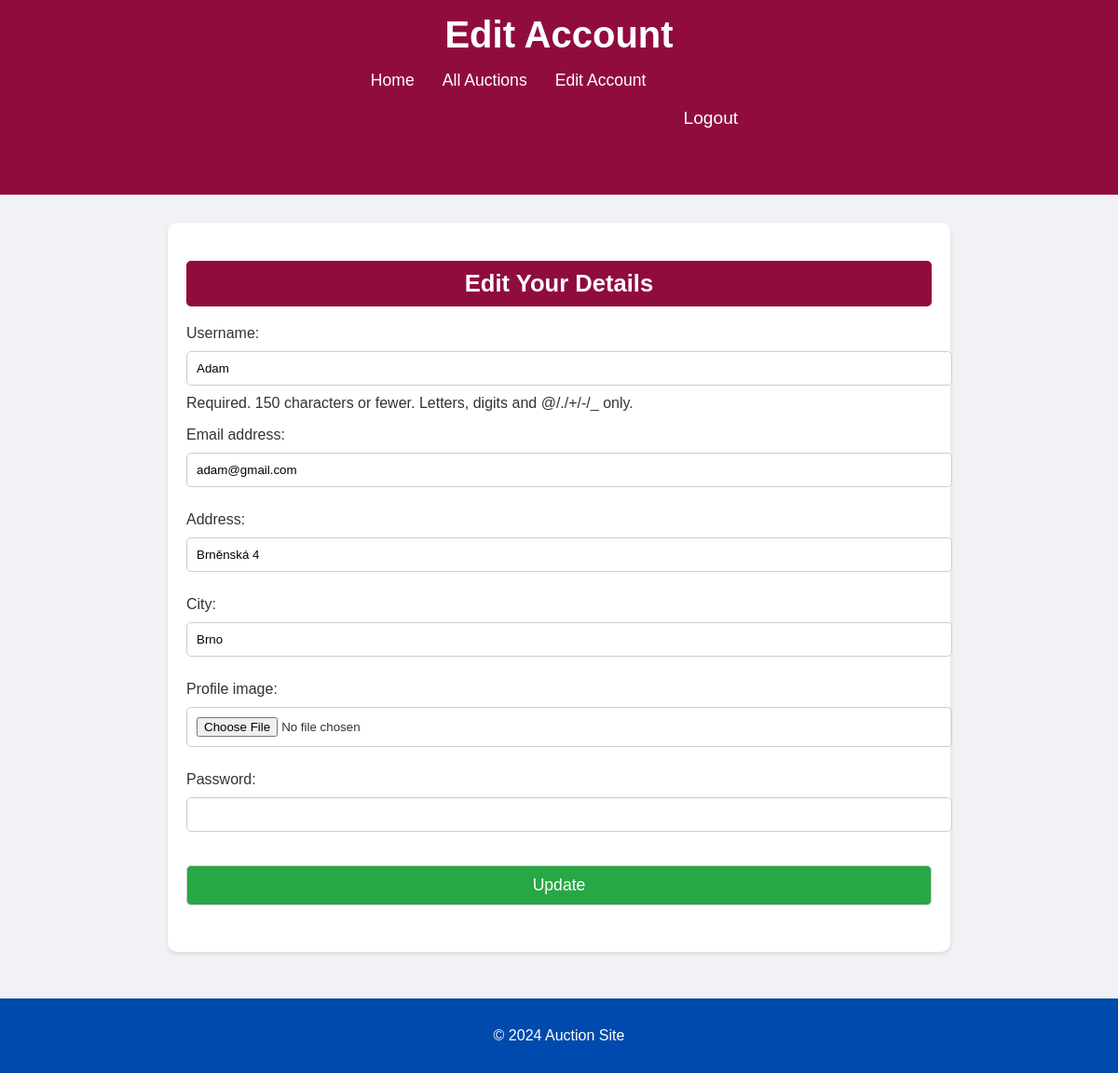
Screenshot of /edit_account/ (signed in) with the database file from the repository.
### auctions/models.py (models this page shows, shortened)
class CustomUser(AbstractBaseUser, PermissionsMixin):
    profile_image = models.ImageField(upload_to='profile_images/', null=True, blank=True)
    email = models.EmailField(unique=True)
    username = models.CharField(max_length=255)
    city = models.CharField(max_length=100, null=True, blank=True)
    address = models.CharField(max_length=255, null=True, blank=True)
    watchlist = models.ManyToManyField('Auction', related_name='watched_by', blank=True)
    date_joined = models.DateTimeField(auto_now_add=True)
    account_status = models.CharField(
        max_length=10, choices=[('ACTIVE', 'Active'), ('INACTIVE', 'Inactive'), ('BLOCKED', 'Blocked')]
    )
    account_type = models.CharField(
        max_length=10, choices=[('NORMAL', 'Normal'), ('PREMIUM', 'Premium')]
    )
    is_active = models.BooleanField(default=True)
    is_staff = models.BooleanField(default=False)
    USERNAME_FIELD = 'email'
    REQUIRED_FIELDS = ['username']
    objects = CustomUserManager()
    groups = models.ManyToManyField(
        'auth.Group',
        related_name='customer_set',
        blank=True,
        help_text='The groups this user belongs to.',
        verbose_name='groups',
    )
    user_permissions = models.ManyToManyField(
        'auth.Permission',
        related_name='customer_set',
        blank=True,
        help_text='Specific permissions for this user.',
        verbose_name='user permissions',
    )

### auctions/views.py (the view)
# urls.py: path('edit_account/', edit_account, name='edit_account'),
@login_required
def edit_account(request):
    user = request.user
    if request.method == 'POST':
        form = EditAccountForm(request.POST, request.FILES, instance=user)
        if form.is_valid():
            form.save()
            messages.success(request, 'Account details updated successfully.')
            return redirect('edit_account')
    else:
        form = EditAccountForm(instance=user)
    return render(request, 'auctions/edit_account.html', {'form': form})

### auctions/forms.py (shortened to what this page needs)
class EditAccountForm(forms.ModelForm):
    password = forms.CharField(widget=forms.PasswordInput, required=False)
    address = forms.CharField(max_length=255, required=False)
    city = forms.CharField(max_length=100, required=False)
    profile_image = forms.ImageField(required=False)
    class Meta:
        model = User
        fields = ['username', 'email', 'address', 'city', 'profile_image']

### auctions/templates/auctions/edit_account.html (shortened to what this page needs)
<!DOCTYPE html>
<html lang="en">
<head>
</head>
<body>
    <header>
        <h1>Edit Account</h1>
        <nav>
            <ul>
                <li><a href="{% url 'home' %}">Home</a></li>
                <li><a href="{% url 'auctions_list' %}">All Auctions</a></li>
                {% if user.is_authenticated %}
                    <li><a href="{% url 'edit_account' %}">Edit Account</a></li>
                    <li>
                        <form method="POST" action="{% url 'custom_logout' %}">
                            <button type="submit" style="background:none; border:none; color:white;font-size: 1.2rem; cursor:pointer;">Logout</button>
                        </form>
                    </li>
                {% else %}
                    <li><a href="{% url 'login' %}">Login</a></li>
                    <li><a href="{% url 'register' %}">Register</a></li>
                {% endif %}
            </ul>
        </nav>
    </header>
    <main>
        <h2>Edit Your Details</h2>
        <form method="post" enctype="multipart/form-data">
            {{ form.as_p }}
            <button type="submit">Update</button>
        </form>
    </main>
    <footer>
        <p>&copy; 2024 Auction Site</p>
    </footer>
</body>
</html>

### auctions/templates/auctions/edit_account.html (style rules this page uses)
body { font-family: Arial, sans-serif; background-color: #f0f2f5; margin: 0; padding: 0; color: #333; }
header { background-color: #900C3F; color: white; padding: 15px 0; text-align: center; margin-bottom: 30px; }
header h1 { margin: 0; font-size: 2.5rem; }
nav ul { list-style-type: none; padding: 0; display: flex; justify-content: center; }
nav ul li { margin: 0 15px; }
nav ul li a { text-decoration: none; color: white; font-size: 1.1rem; }
nav ul li form button { background: none; border: none; color: white; font-size: 1.1rem; cursor: pointer; }
main { max-width: 800px; margin: 20px auto; padding: 20px; background-color: white; border-radius: 10px; box-shadow: 0 2px 5px rgba(0, 0, 0, 0.1); }
h2 { background-color: #900C3F; color: white; padding: 10px; border-radius: 5px; margin-bottom: 20px; font-size: 1.6rem; text-align: center; }
form { margin: 20px 0; }
form input, form button, form select, form textarea { padding: 10px; margin: 10px 0; width: 100%; border: 1px solid #ccc; border-radius: 5px; }
form button { background-color: #28a745; color: white; cursor: pointer; font-size: 1.1rem; }
footer { background-color: #004aad; color: white; text-align: center; padding: 15px 0; margin-top: 50px; }

### rows the page displays
CustomUser: username "Adam", email "adam@gmail.com", address "Brněnská 4", city "Brno"
